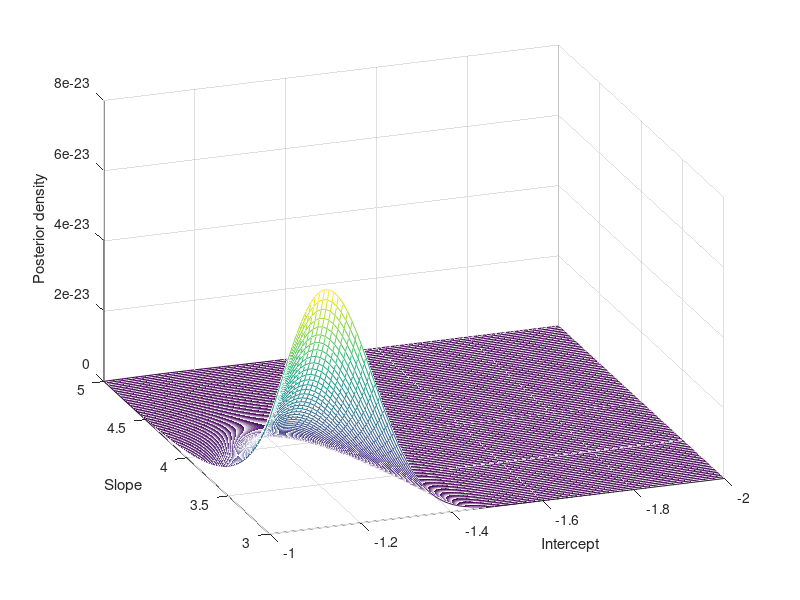
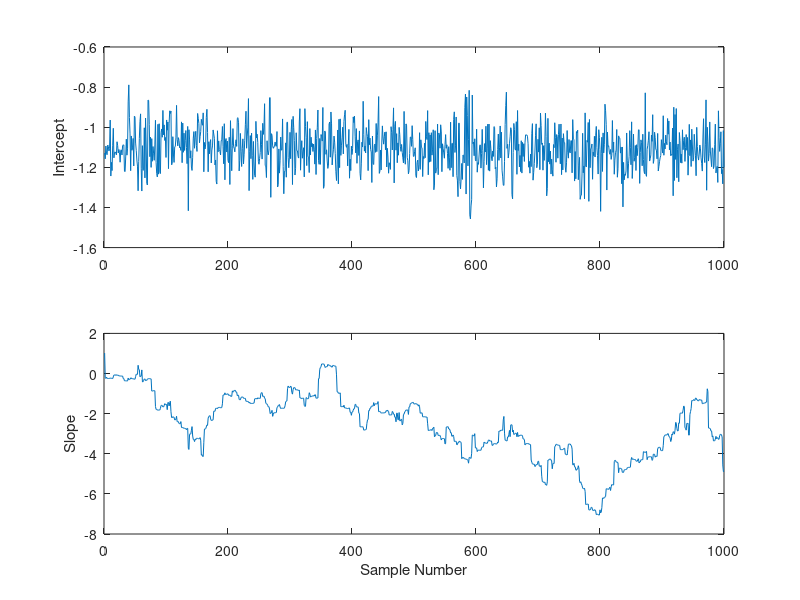

MATLAB code for these plots, in order:
Age = [21 22 23 24 25 26 27 28  30 31 33 34 36 37 38 39 42 51]';
Age=(Age-32)/100;
total = [14 12 27 27 2 22 25 1 64 75 33 28 59 20 33 6 43 15]';
success = [6 3 10 8 1 6 6 1 15 16 8 4 15 5 8 3 10 1]';
logitp = @(b,x) exp(b(1)+b(2).*x)./(1+exp(b(1)+b(2).*x));
prior1 = @(b1) normpdf(b1,0,50); 
prior2 = @(b2) normpdf(b2,0,50);  
post = @(b) prod(binopdf(success,total,logitp(b,Age))) * prior1(b(1)) * prior2(b(2));   
b1 = linspace(-2.0, -1, 100);
b2 = linspace(3, 5.0, 100);
simpost = zeros(100,100);
for i = 1:length(b1)
for j = 1:length(b2)
simpost(i,j) = post([b1(i), b2(j)]);
    end;
end;
mesh(b2,b1,simpost)
xlabel('Slope')
ylabel('Intercept')
zlabel('Posterior density')

view(-110,30)

initial = [1 1];
nsamples = 1000;
trace = slicesample(initial,nsamples,'pdf',post,'width',[20 2]);
figure(2)
subplot(2,1,1)
plot(trace(:,1))
ylabel('Intercept');
subplot(2,1,2)
plot(trace(:,2))
ylabel('Slope');
xlabel('Sample Number');
